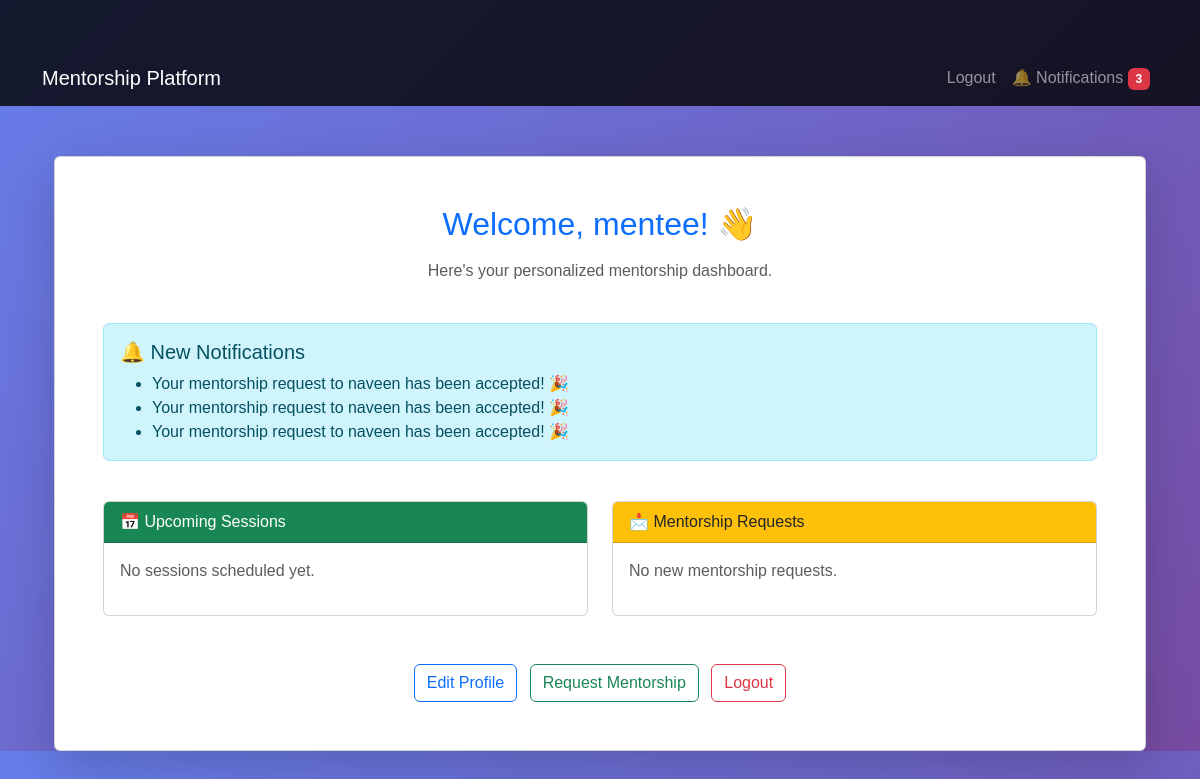
Page /dashboard/ (signed in) on the committed database.
### core/models.py (models this page shows, shortened)
class CustomUser(AbstractUser):
    ROLE_CHOICES = (
        ('mentor', 'Mentor'),
        ('mentee', 'Mentee'),
    )
    role = models.CharField(max_length=10, choices=ROLE_CHOICES)
    bio = models.TextField(blank=True, null=True)
    profile_picture = models.ImageField(upload_to='profile_pics/', blank=True, null=True)

### dashboard/models.py (models this page shows, shortened)
class Notification(models.Model):
    user = models.ForeignKey(
        settings.AUTH_USER_MODEL,
        on_delete=models.CASCADE,
        related_name='notifications'
    )
    message = models.TextField()
    created_at = models.DateTimeField(auto_now_add=True)
    is_read = models.BooleanField(default=False)

### dashboard/views.py (the view)
# urls.py: path('', dashboard_view, name='dashboard'),  # Dashboard for both mentor and mentee
@login_required
def dashboard_view(request):
    if request.user.is_staff:
        pending_requests = MentorshipRequest.objects.filter(mentor=request.user, status="pending")
        mentoring_sessions = MentorshipSession.objects.filter(mentor=request.user).order_by('scheduled_time')
        upcoming_sessions = mentoring_sessions
    else:
        pending_requests = None
        upcoming_sessions = MentorshipSession.objects.filter(mentee=request.user).order_by('scheduled_time')
        mentoring_sessions = None
    unseen_notifications = Notification.objects.filter(user=request.user, is_read=False)
    return render(request, 'dashboard/dashboard.html', {
        'pending_requests': pending_requests,
        'upcoming_sessions': upcoming_sessions,
        'mentoring_sessions': mentoring_sessions,
        'unseen_notifications': unseen_notifications,
    })

### dashboard/templates/dashboard/dashboard.html (shortened to what this page needs)
{% extends 'core/base.html' %}
{% block content %}
<div class="container mt-5">
    <div class="card shadow-lg p-5">
        <h2 class="text-center text-primary mb-3">Welcome, {{ user.username }}! 👋</h2>
        <p class="text-center text-muted">Here's your personalized mentorship dashboard.</p>
        {% if unseen_notifications %}
        <div class="alert alert-info mt-4">
            <h5 class="mb-2">🔔 New Notifications</h5>
            <ul class="mb-0">
                {% for notification in unseen_notifications %}
                    <li>{{ notification.message }}</li>
                {% endfor %}
            </ul>
        </div>
        {% else %}
            <p class="text-center text-muted">No new notifications.</p>
        {% endif %}
        <div class="row mt-4">
            <div class="col-md-6">
                <div class="card mb-4">
                    <div class="card-header bg-success text-white">📅 Upcoming Sessions</div>
                    <div class="card-body">
                        {% if upcoming_sessions %}
                            <ul class="list-group">
                                {% for session in upcoming_sessions %}
                                    <li class="list-group-item">
                                        <strong>With:</strong> {{ session.mentor.username }}<br>
                                        <strong>Date:</strong> {{ session.scheduled_time|date:"M d, Y H:i" }}<br>
                                        <strong>Topic:</strong> {{ session.topic }}<br>
                                        <strong>Notes:</strong> {{ session.notes|default:"No notes" }}
                                    </li>
                                {% endfor %}
                            </ul>
                        {% else %}
                            <p class="text-muted">No sessions scheduled yet.</p>
                        {% endif %}
                    </div>
                </div>
            </div>
            <div class="col-md-6">
                <div class="card mb-4">
                    <div class="card-header bg-warning text-dark">📩 Mentorship Requests</div>
                    <div class="card-body">
                        {% if pending_requests %}
                            <ul class="list-group">
                                {% for request in pending_requests %}
                                    <li class="list-group-item">
                                        <strong>From:</strong> {{ request.mentee.username }}<br>
                                        <strong>Status:</strong> {{ request.status|title }}<br>
                                        <a href="{% url 'accept_request' request.id %}" class="btn btn-sm btn-success mt-2">✅ Accept</a>
                                        <a href="{% url 'decline_request' request.id %}" class="btn btn-sm btn-danger mt-2">❌ Decline</a>
                                        <a href="{% url 'schedule_session' request.id %}" class="btn btn-sm btn-primary mt-2">📅 Schedule</a>
                                    </li>
                                {% endfor %}
                            </ul>
                        {% else %}
                            <p class="text-muted">No new mentorship requests.</p>
                        {% endif %}
                    </div>
                </div>
            </div>
        </div>
        <div class="text-center mt-4">
            <a href="{% url 'profile' %}" class="btn btn-outline-primary me-2">Edit Profile</a>
            <a href="{% url 'send_request' %}" class="btn btn-outline-success me-2">Request Mentorship</a>
            <a href="{% url 'logout' %}" class="btn btn-outline-danger">Logout</a>
        </div>
    </div>
</div>
{% endblock %}

### core/templates/core/base.html (style rules this page uses)
body { background: linear-gradient(135deg, #667eea, #764ba2); color: white; font-family: Arial, sans-serif; }
.container { margin-top: 50px; }

### rows in the picture
CustomUser: username "mentee"
Notification: message "Your mentorship request to naveen has been accepted! 🎉"
Notification: message "Your mentorship request to naveen has been accepted! 🎉"
Notification: message "Your mentorship request to naveen has been accepted! 🎉"
